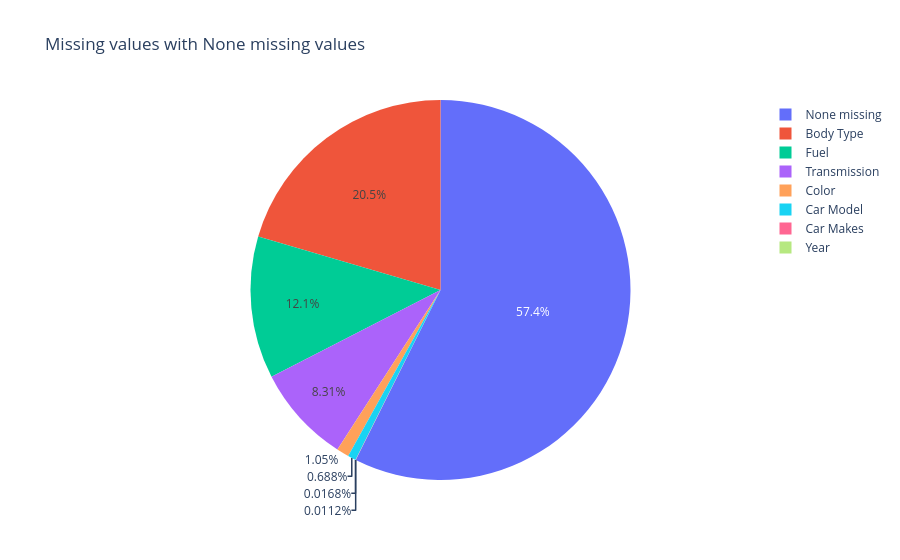

The notebook cell this image was saved under:
### Code cell
import plotly.graph_objects as go

# Get features with missing values
feature_has_missing_values = [feature for feature in cars.columns if cars[feature].isnull().any()]

# Get the count of missing values for each feature
missing_values = [cars[feature].isnull().sum() for feature in feature_has_missing_values]

# Add the count of rows with no missing values
none_missing = cars.shape[0] - sum(missing_values)

# Add 'None missing' label and value
feature_has_missing_values.append('None missing')
missing_values.append(none_missing)

# Create a pie chart
data = go.Pie(labels=feature_has_missing_values, values=missing_values)

# Layout for the chart
layout = go.Layout(title='Missing values with None missing values')

# Create the figure and show it
fig = go.Figure(data=data, layout=layout)
fig.show()

### Figure 1 — Plotly figure (JSON) as saved in the notebook; plotly's stock layout.template omitted (floating-point values rounded to 4 significant figures)
{"data": [{"labels": ["Car Makes", "Car Model", "Year", "Body Type", "Fuel", "Transmission", "Color", "None missing"], "type": "pie", "values": [3, 123, 2, 3658, 2161, 1486, 188, 10252]}], "layout": {"title": {"text": "Missing values with None missing values"}}}
